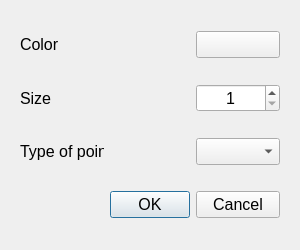
<?xml version="1.0" encoding="UTF-8"?>
<ui version="4.0">
 <class>Vertex</class>
 <widget class="QDialog" name="Vertex">
  <property name="windowModality">
   <enum>Qt::WindowModal</enum>
  </property>
  <property name="geometry">
   <rect>
    <x>0</x>
    <y>0</y>
    <width>300</width>
    <height>250</height>
   </rect>
  </property>
  <property name="sizePolicy">
   <sizepolicy hsizetype="Fixed" vsizetype="Fixed">
    <horstretch>0</horstretch>
    <verstretch>0</verstretch>
   </sizepolicy>
  </property>
  <property name="minimumSize">
   <size>
    <width>300</width>
    <height>250</height>
   </size>
  </property>
  <property name="maximumSize">
   <size>
    <width>300</width>
    <height>250</height>
   </size>
  </property>
  <property name="windowTitle">
   <string>Vertices parameters</string>
  </property>
  <property name="locale">
   <locale language="Russian" country="Russia"/>
  </property>
  <layout class="QGridLayout" name="gridLayout">
   <property name="leftMargin">
    <number>20</number>
   </property>
   <property name="rightMargin">
    <number>20</number>
   </property>
   <item row="1" column="2">
    <widget class="QDoubleSpinBox" name="pointSizeBox">
     <property name="font">
      <font>
       <pointsize>12</pointsize>
      </font>
     </property>
     <property name="alignment">
      <set>Qt::AlignCenter</set>
     </property>
     <property name="decimals">
      <number>0</number>
     </property>
     <property name="minimum">
      <double>1.000000000000000</double>
     </property>
     <property name="maximum">
      <double>20.000000000000000</double>
     </property>
     <property name="singleStep">
      <double>1.000000000000000</double>
     </property>
     <property name="value">
      <double>1.000000000000000</double>
     </property>
    </widget>
   </item>
   <item row="2" column="2">
    <widget class="QComboBox" name="pointTypeBox">
     <property name="font">
      <font>
       <pointsize>12</pointsize>
      </font>
     </property>
    </widget>
   </item>
   <item row="0" column="2">
    <widget class="QPushButton" name="colorButton">
     <property name="enabled">
      <bool>true</bool>
     </property>
     <property name="font">
      <font>
       <pointsize>12</pointsize>
      </font>
     </property>
     <property name="text">
      <string/>
     </property>
     <property name="autoDefault">
      <bool>false</bool>
     </property>
     <property name="default">
      <bool>false</bool>
     </property>
     <property name="flat">
      <bool>false</bool>
     </property>
    </widget>
   </item>
   <item row="3" column="2">
    <widget class="QPushButton" name="cancelButton">
     <property name="font">
      <font>
       <pointsize>12</pointsize>
      </font>
     </property>
     <property name="text">
      <string>Cancel</string>
     </property>
     <property name="autoDefault">
      <bool>false</bool>
     </property>
    </widget>
   </item>
   <item row="1" column="0">
    <widget class="QLabel" name="pointSizeLabel">
     <property name="font">
      <font>
       <pointsize>12</pointsize>
      </font>
     </property>
     <property name="text">
      <string>Size</string>
     </property>
     <property name="alignment">
      <set>Qt::AlignLeading|Qt::AlignLeft|Qt::AlignVCenter</set>
     </property>
    </widget>
   </item>
   <item row="2" column="0">
    <widget class="QLabel" name="pointTypeLabel">
     <property name="font">
      <font>
       <pointsize>12</pointsize>
      </font>
     </property>
     <property name="text">
      <string>Type of points</string>
     </property>
     <property name="alignment">
      <set>Qt::AlignLeading|Qt::AlignLeft|Qt::AlignVCenter</set>
     </property>
    </widget>
   </item>
   <item row="0" column="0">
    <widget class="QLabel" name="colorLabel">
     <property name="font">
      <font>
       <pointsize>12</pointsize>
      </font>
     </property>
     <property name="styleSheet">
      <string notr="true"/>
     </property>
     <property name="text">
      <string>Color</string>
     </property>
     <property name="alignment">
      <set>Qt::AlignLeading|Qt::AlignLeft|Qt::AlignVCenter</set>
     </property>
     <property name="openExternalLinks">
      <bool>false</bool>
     </property>
    </widget>
   </item>
   <item row="3" column="1">
    <widget class="QPushButton" name="okButton">
     <property name="font">
      <font>
       <pointsize>12</pointsize>
      </font>
     </property>
     <property name="text">
      <string>OK</string>
     </property>
    </widget>
   </item>
  </layout>
 </widget>
 <resources/>
 <connections/>
</ui>
